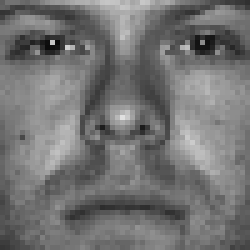
#> input picture facerecognition/yaleBfaces/subset0/person01_01.png, 50 x 50 px (shown 5 times larger); its folder holds 4 pictures in this run
$ jupyter execute --allow-errors experiment.ipynb   (shell and % lines are left out)
#> lines starting #> are read from the running program, lines starting #| are printed output that depends on the picture
[cell 1]
import numpy as np
import imageio
import os
from os import listdir
from PIL import Image
import matplotlib.pyplot as plt
import re

path = 'yaleBfaces/subset0/'
T = np.zeros((2500, 0))
train_labels = list()
for j, file in enumerate(os.listdir(path)):
    img = imageio.imread(os.path.join(path, file))
#> img is the input picture: shape (50, 50); min 10, max 224, mean 115.6
    img = img.reshape(-1, 1)
#> img = 2500 values, max 224 at index 1174, min 10 at index 411, mean 115.6
    T = np.hstack((T, img))
#> T has the same summary as img
    print(os.path.split(file)[1])
    name = os.path.split(file)[1]
    regex = re.compile(r'\d+')
    num = int(regex.findall(name)[0])
    train_labels.append(num)
print(train_labels)
train_labels = np.array([int(label) for label in train_labels])
# [4 lines of commented-out code are left out]
print(train_labels)

[cell 2]
idx = np.random.randint(10)
def visualize(T, train_labels):
    plt.figure(figsize=(20, 20))
    for i in range(7):
        plt.subplot(4,3,i+1)
        plt.imshow(T[:,i+7*idx].reshape(50, 50), cmap='gray')
        plt.title(str(train_labels[i+7*idx]))
    plt.show()

#> (the rest of this cell did not finish here and is left out)

[cell 3]
def get_twenty_singular_vec(T):
    U, S, V = np.linalg.svd(T, full_matrices=False)
#> U = 2500 rows, first 6: [-0.0165, 0.0168, 0.0237, 0.00332], [-0.0192, 0.0163, 0.0206, 0.0142], [-0.0202, 0.0247, 0.0267, 0.00233], [-0.0189, 0.0209, 0.0186, 0.018], [-0.019, 0.0333, 0.0241, -0.00573], [-0.0183, 0.0213, 0.0291, -0.0013]; S = [12480.9, 937.6, 615.2, 406]; V = [[-0.479, -0.524, -0.485, -0.511], [0.00404, -0.643, -0.109, 0.758], [-0.408, -0.296, 0.855, -0.126], [0.777, -0.475, 0.15, -0.385]]
    return U[:,:20]

first_twenty = get_twenty_singular_vec(T)
#> first_twenty has the same summary as U in get_twenty_singular_vec

[cell 4]
plt.figure(figsize=(20, 20))
plt.subplot(1,3,1)
plt.imshow(first_twenty[:,0].reshape(50, 50), cmap='gray')
plt.title('Singular vector (0)')
plt.axis('off')

plt.subplot(1,3,2)
plt.imshow(first_twenty[:,1].reshape(50, 50), cmap='gray')
plt.title('Singular vector (1)')
plt.axis('off')

plt.subplot(1,3,3)
plt.imshow(first_twenty[:,2].reshape(50, 50), cmap='gray')
plt.title('Singular vector (2)')
plt.axis('off')

plt.show()
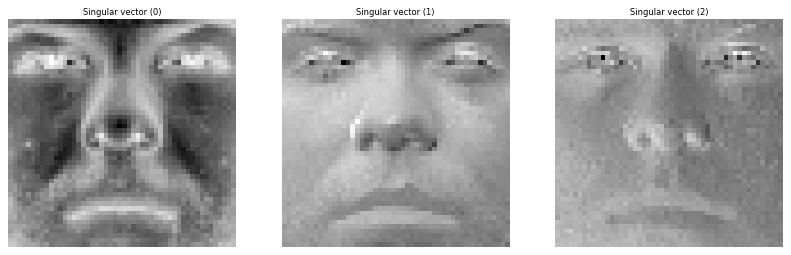
#> figure drawn by matplotlib, 3 panels
